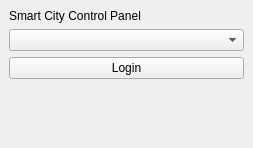
<?xml version="1.0" encoding="UTF-8"?>
<ui version="4.0">
 <class>MainWindow</class>
 <widget class="QMainWindow" name="MainWindow">
  <property name="geometry">
   <rect>
    <x>0</x>
    <y>0</y>
    <width>253</width>
    <height>148</height>
   </rect>
  </property>
  <property name="minimumSize">
   <size>
    <width>0</width>
    <height>148</height>
   </size>
  </property>
  <property name="maximumSize">
   <size>
    <width>266</width>
    <height>148</height>
   </size>
  </property>
  <widget class="QWidget" name="centralwidget">
   <layout class="QVBoxLayout" name="verticalLayout">
    <item>
     <widget class="QLabel" name="lbl_title">
      <property name="text">
       <string>Smart City Control Panel</string>
      </property>
     </widget>
    </item>
    <item>
     <widget class="QComboBox" name="cb_user_role"/>
    </item>
    <item>
     <widget class="QPushButton" name="btn_login">
      <property name="text">
       <string>Login</string>
      </property>
     </widget>
    </item>
    <item>
     <widget class="QStackedWidget" name="stackedWidget"/>
    </item>
   </layout>
  </widget>
 </widget>
 <resources/>
 <connections/>
</ui>
